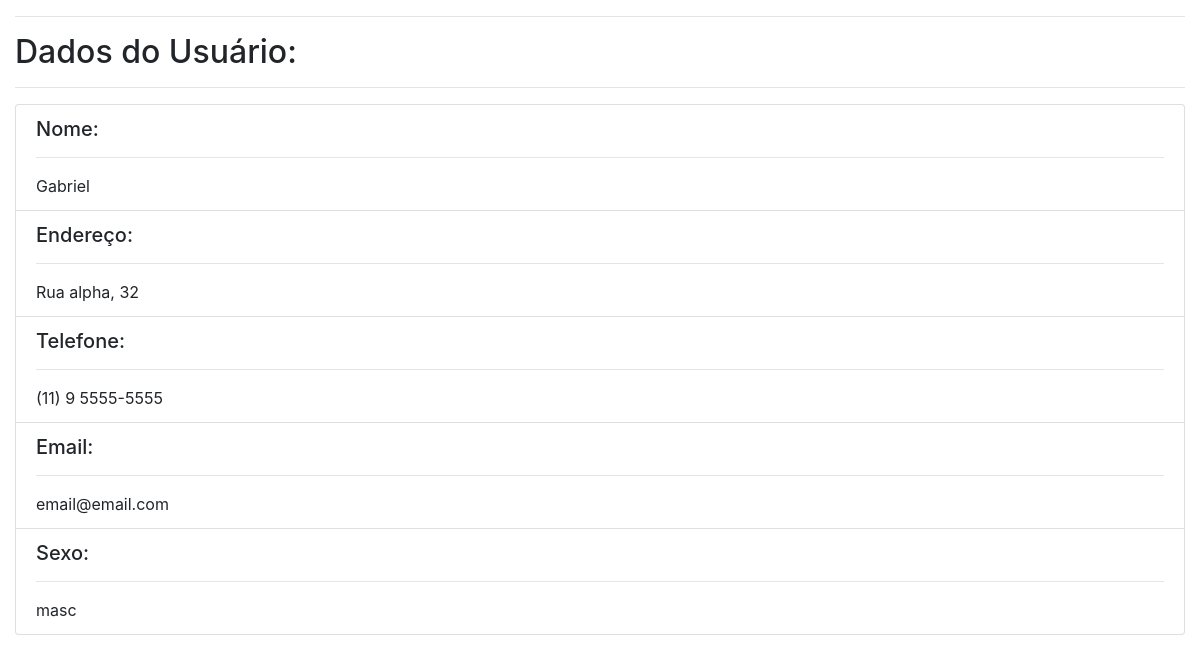
/listar.php?id=6, run on the app's committed database.
### tables this page shows
CREATE TABLE `users` (
  `id` int(6) NOT NULL AUTO_INCREMENT,
  `nome` varchar(255) NOT NULL,
  `endereco` varchar(255) NOT NULL,
  `telefone` varchar(255) NOT NULL,
  `email` varchar(255) NOT NULL,
  `sexo` varchar(255) NOT NULL,
  PRIMARY KEY (`id`)
);

### listar.php (the view, shortened to what this page needs)
<?php
	require 'config.php';
	if (!empty($_GET['id'])) {
		$id = $_GET['id'];
		$sql = "SELECT * FROM users WHERE id = :id";
		$sql = $pdo->prepare($sql);
		$sql->bindValue(":id", $id);
		$sql->execute();
		if ($sql->rowCount() > 0) {
			$user = $sql->fetch();
		} else {
			header("Location: index.php");
		}
	}
 ?>
 <html>
 <head>
 	<link rel="stylesheet" type="text/css" href="assets/css/bootstrap.min.css">
	<link rel="stylesheet" type="text/css" href="assets/css/style.css">
 </head>
 <body>
 		<div class="container-fluid">
 			<hr>
 			<h2>Dados do Usuário:</h2>
 			<hr>
 			<ul class="list-group">
			  <li class="list-group-item">
			  		<h5>Nome:</h5><hr>
			  		<?php echo $user['nome']; ?>
			  </li>
			  <li class="list-group-item">
			  		<h5>Endereço:</h5><hr>
			  		<?php echo $user['endereco']; ?>
			  </li>
			  <li class="list-group-item">
			  		<h5>Telefone:</h5><hr>
			  		<?php echo $user['telefone']; ?>
			  </li>
			  <li class="list-group-item">
			  		<h5>Email:</h5><hr>
			  		<?php echo $user['email']; ?>
			  </li>
			  <li class="list-group-item">
			  		<h5>Sexo:</h5><hr>
			  		<?php echo $user['sexo']; ?>
			  </li>
			</ul>
 		</div>
 </body>
 </html>

### data on the page
users: nome "Gabriel", endereco "Rua alpha, 32", telefone "(11) 9 5555-5555", email "email@email.com", sexo "masc"
